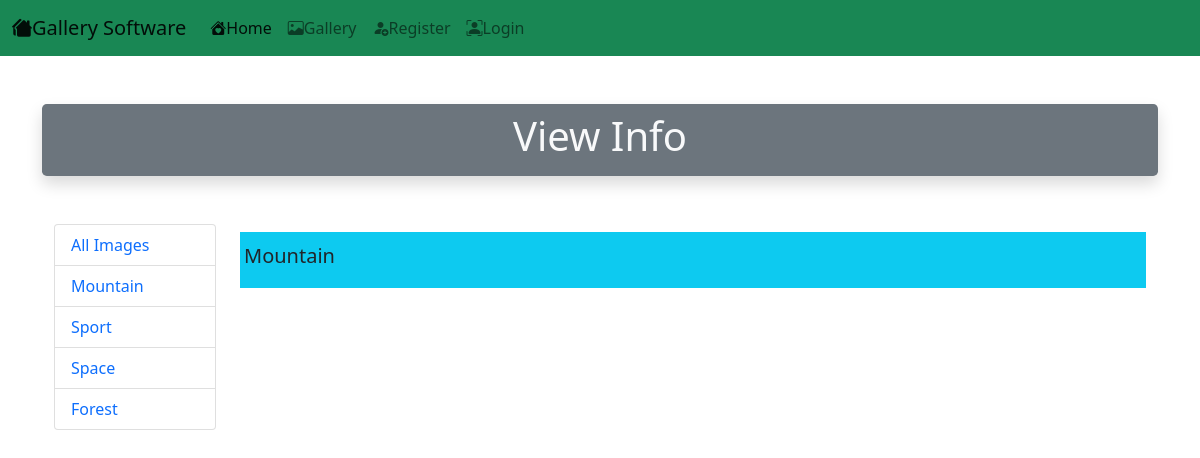
Screenshot of /viewinfo/3/ with the database file from the repository.
### GalleryApp/models.py (models this page shows, shortened)
class CategoryModel(models.Model):
    title = models.CharField(max_length=100)

class ImageModel(models.Model):
    title = models.CharField(max_length=100)
    desc = models.TextField()
    uploaded_by =  models.CharField(max_length=100)
    uploaded_at = models.DateTimeField(auto_now_add=True)
    cat = models.ForeignKey(CategoryModel, on_delete=models.CASCADE)
    image = models.ImageField(upload_to='Uploaded_Image/')

### GalleryApp/views.py (the view)
# urls.py: path('viewinfo/<int:id>/',views.View_Info.as_view(), name='viewinfo')
class View_Info(View):
    def get(self,request,id):
        data = ImageModel.objects.get(id = id) # filtered this using match their primary key using in a particular data
        category = CategoryModel.objects.all() # mention this if not then not show after filtered the particular coloum data
        context = {'data':data, 'category':category}
        print(data.title)
        return render(request,'viewinfo.html',context)

### templates/viewinfo.html (shortened to what this page needs)
{% extends 'base.html' %}
{% load static %}
{% block body %}
<div class="container my-5 text-center bg-secondary text-light rounded-3 shadow p-2 mb-2">
    <h1 class="display-6">View Info</h1>
</div>
<div class="container my-5">
    <div class="row">
        <div class="col-2">
            <ul class="list-group">
                <li class="list-group-item"><a href="{% url 'gallery' %}" class="text-decoration-none">All Images</a>
                    {% for i in category %}
                <li class="list-group-item"><a href="{% url 'cat' i.id %}" class="text-decoration-none">{{i.title}}</a>
                </li>
                {% endfor %}
                </li>
            </ul>
        </div>
        <div class="col-10">
            <div class="container my-2 p-1 bg-info ">
                <div class="my-2">
                    <h5>{{data.title}}</h5>
                </div>
            </div>
        </div>
    </div>
</div>
{% endblock body %}

### rows the page displays
CategoryModel: title "Mountain"
CategoryModel: title "Sport"
CategoryModel: title "Space"
CategoryModel: title "Forest"
ImageModel: title "Mountain"
